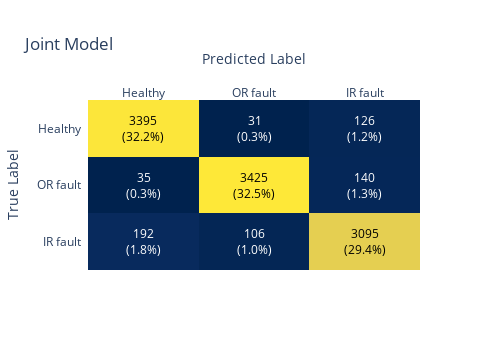

Notebook source saved alongside this figure:
### Code cell
# Construimos una visualización para la matriz de confusión
z_test = confusion_matrix(np.argmax(testy,axis=1), np.argmax(joint_preds,axis=1))
# Reformateo la matriz para que me quede mejor el gráfico
z_test[[0,2],:] = z_test[[2,0],:]
x = ['Healthy', 'OR fault', 'IR fault']
y = ['IR fault', 'OR fault', 'Healthy']

def format_text(z):
    return f'{z}<br>({z / np.sum(z_test) * 100:.1f}%)'

z_text = np.vectorize(format_text)(z_test)

heatmap = ff.create_annotated_heatmap(z_test, x=x, y=y, annotation_text=z_text, colorscale='cividis')
heatmap.update_layout(title_text='Joint Model',height=350,width=500,
                      xaxis_title="Predicted Label",yaxis_title="True Label")
heatmap.show()

### Figure 1 — Plotly figure (JSON) as saved in the notebook; plotly's stock layout.template omitted (floating-point values rounded to 4 significant figures)
{"data": [{"colorscale": [[0, "#00224e"], [0.1111, "#123570"], [0.2222, "#3b496c"], [0.3333, "#575d6d"], [0.4444, "#707173"], [0.5556, "#8a8678"], [0.6667, "#a59c74"], [0.7778, "#c3b369"], [0.8889, "#e1cc55"], [1, "#fee838"]], "reversescale": false, "showscale": false, "type": "heatmap", "x": ["Healthy", "OR fault", "IR fault"], "y": ["IR fault", "OR fault", "Healthy"], "z": [[192, 106, 3095], [35, 3425, 140], [3395, 31, 126]]}], "layout": {"annotations": [{"font": {"color": "#FFFFFF"}, "showarrow": false, "text": "192<br>(1.8%)", "x": "Healthy", "xref": "x", "y": "IR fault", "yref": "y"}, {"font": {"color": "#FFFFFF"}, "showarrow": false, "text": "106<br>(1.0%)", "x": "OR fault", "xref": "x", "y": "IR fault", "yref": "y"}, {"font": {"color": "#000000"}, "showarrow": false, "text": "3095<br>(29.4%)", "x": "IR fault", "xref": "x", "y": "IR fault", "yref": "y"}, {"font": {"color": "#FFFFFF"}, "showarrow": false, "text": "35<br>(0.3%)", "x": "Healthy", "xref": "x", "y": "OR fault", "yref": "y"}, {"font": {"color": "#000000"}, "showarrow": false, "text": "3425<br>(32.5%)", "x": "OR fault", "xref": "x", "y": "OR fault", "yref": "y"}, {"font": {"color": "#FFFFFF"}, "showarrow": false, "text": "140<br>(1.3%)", "x": "IR fault", "xref": "x", "y": "OR fault", "yref": "y"}, {"font": {"color": "#000000"}, "showarrow": false, "text": "3395<br>(32.2%)", "x": "Healthy", "xref": "x", "y": "Healthy", "yref": "y"}, {"font": {"color": "#FFFFFF"}, "showarrow": false, "text": "31<br>(0.3%)", "x": "OR fault", "xref": "x", "y": "Healthy", "yref": "y"}, {"font": {"color": "#FFFFFF"}, "showarrow": false, "text": "126<br>(1.2%)", "x": "IR fault", "xref": "x", "y": "Healthy", "yref": "y"}], "height": 350, "title": {"text": "Joint Model"}, "width": 500, "xaxis": {"dtick": 1, "gridcolor": "rgb(0, 0, 0)", "side": "top", "ticks": "", "title": {"text": "Predicted Label"}}, "yaxis": {"dtick": 1, "ticks": "", "ticksuffix": "  ", "title": {"text": "True Label"}}}}
